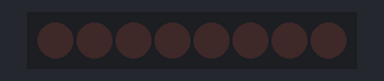
Simulated run of this sketch. Board: Arduino Uno, built with avr-gcc and run on an emulated ATmega328P. On the bench: 8 shift-register outputs drawn as a row of LEDs (first output left, lit = HIGH). Wiring (inferred from the names in the program): shift register (74HC595): data pin 0; shift clock pin 2; latch pin 1. Wiring (inferred from the signals the program sends): row of LEDs: on Q0, Q1, Q2, Q3, Q4, Q5, Q6, Q7.

Above: at 0.2 s.
At 1.2 s:
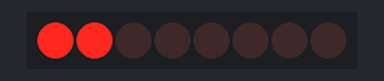
At 1.7 s:
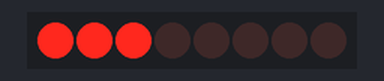
At 2.7 s:
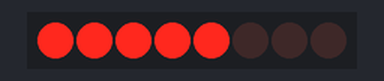
At 3.7 s:
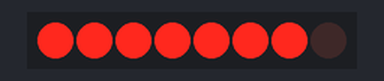
At 5.2 s:
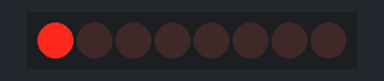
Timing chart, 0 to 5.9 s (numbered marks = the images above):
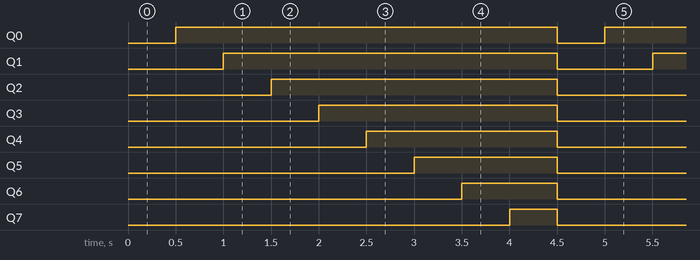

The sketch:

5.1_microchip_74hc595.ino
```cpp
const int STcp = 1;//Pin connected to ST_CP of 74HC595
const int SHcp = 2;//Pin connected to SH_CP of 74HC595
const int DS = 0; //Pin connected to DS of 74HC595
int datArray[] = {0b00000000, 0b00000001, 0b00000011, 0b00000111, 0b00001111, 0b00011111, 0b00111111, 0b01111111, 0b11111111};

void setup ()
{
  //set pins to output
  pinMode(STcp,OUTPUT);
  pinMode(SHcp,OUTPUT);
  pinMode(DS,OUTPUT);
}
void loop()
{
  for(int num = 0; num <=8; num++)
  {
    digitalWrite(STcp,LOW); //ground ST_CP and hold low for as long as you are transmitting
    shiftOut(DS,SHcp,MSBFIRST,datArray[num]);
    //return the latch pin high to signal chip that it
    //no longer needs to listen for information
    digitalWrite(STcp,HIGH); //pull the ST_CPST_CP to save the data
    delay(500); //wait for a second
  }
}
```

Measured:
- by itself, Q0: alternates HIGH for 4.0 s and LOW for 0.50 s
- by itself, Q1: alternates HIGH for 3.5 s and LOW for 1.0 s
- by itself, Q2: alternates HIGH for 3.0 s and LOW for 1.5 s
- by itself, Q3: alternates HIGH for 2.5 s and LOW for 2.0 s
- by itself, Q4: alternates HIGH for 2.0 s and LOW for 2.5 s
- by itself, Q5: alternates HIGH for 1.5 s and LOW for 3.0 s
- by itself, Q6: alternates HIGH for 1.0 s and LOW for 3.5 s
- by itself, Q7: alternates HIGH for 0.50 s and LOW for 4.0 s
